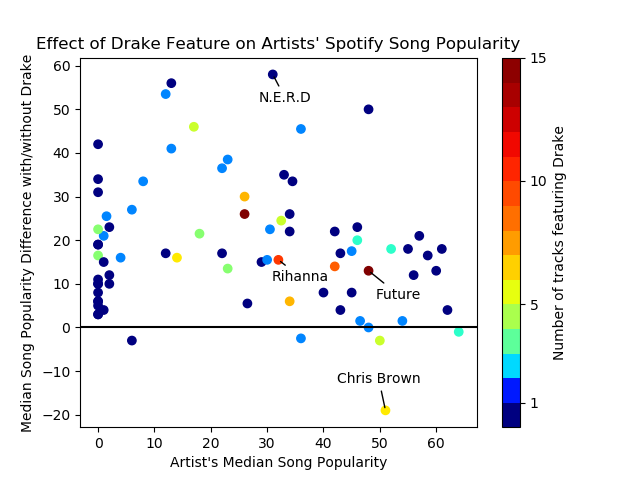

Here is the Python script that generated this plot:
import sql_server as ss
import numpy as np
import matplotlib.pyplot as plt
import matplotlib.cm as cm
import warnings
from config import *

warnings.simplefilter('ignore')
artists = ss.query_sql("select a.artist_id,a.name,a.popularity from tracks t inner join track_artists ta on t.track_id=ta.track_id " \
                       "inner join albums al on t.album_id=al.album_id " \
                       "inner join album_artists aa on al.album_id=aa.album_id inner join artists a on aa.artist_id=a.artist_id " \
                       "where ta.artist_id = '3TVXtAsR1Inumwj472S9r4' and " \
                       "aa.artist_id not in ('3TVXtAsR1Inumwj472S9r4','0LyfQWJT6nXafLPZqxe9Of') group by a.name order by a.name")
x = []
y = []
c = []
label = []

for artist in artists:
     artist_songs = ss.query_sql('select d.popularity from tracks t ' \
                                 'inner join drake_songs d on t.track_id=d.track_id ' \
                                 'inner join albums al on t.album_id=al.album_id ' \
                                 'inner join album_artists aa on al.album_id=aa.album_id ' \
                                 'where t.track_id not in (select * from drake_tracks) and aa.artist_id="'+artist[0]+'" ' \
                                 'group by t.track_id')
     artist_songs = [int(row[0]) for row in artist_songs]

     drake_features = ss.query_sql('select d.popularity from tracks t ' \
                                   'inner join drake_songs d on t.track_id=d.track_id ' \
                                   'inner join albums al on t.album_id=al.album_id ' \
                                   'inner join album_artists aa on al.album_id=aa.album_id ' \
                                   'inner join drake_tracks dt on t.track_id=dt.track_id ' \
                                   'where aa.artist_id="'+artist[0]+'" ' \
                                   'group by t.track_id')
     count = ss.query_sql('select count(distinct t.track_id) from tracks t ' \
                          'inner join drake_songs d on t.track_id=d.track_id ' \
                          'inner join albums al on t.album_id=al.album_id ' \
                          'inner join album_artists aa on al.album_id=aa.album_id ' \
                          'inner join drake_tracks dt on t.track_id=dt.track_id ' \
                          'where aa.artist_id="'+artist[0]+'"')[0][0]
     drake_features = [int(row[0]) for row in drake_features]
     non_drake_mean = round(np.mean(artist_songs),1)
     non_drake_median = np.median(artist_songs)
     drake_mean = round(np.mean(drake_features),1)
     drake_median = np.median(drake_features)
     mean_diff = drake_mean - non_drake_mean
     median_diff = drake_median - non_drake_median
     x.append(non_drake_median)
     y.append(median_diff)
     c.append(count)
     label.append(artist[1])
     #print non_drake_median,median_diff,count,artist[1]

fig,ax = plt.subplots()
plot = plt.scatter(x, y, c=c, cmap=cm.jet)
ax.set_xlabel("Artist's Median Song Popularity")
ax.set_ylabel("Median Song Popularity Difference with/without Drake")
ax.set_title("Effect of Drake Feature on Artists' Spotify Song Popularity")
colorbar = fig.colorbar(plot,label='Number of tracks featuring Drake',ticks=[1,5,10,15],boundaries=range(16))
colorbar.ax.set_yticklabels(['1','5','10','15'])
plt.axhline(y=0,c='black')
for i in range(len(label)):
     if label[i] == 'Future':
          ax.annotate(label[i], xy=(x[i],y[i]), xycoords='data', xytext=(5,-20),
                      textcoords='offset points', arrowprops=dict(arrowstyle='-'))
     elif label[i] == 'Rihanna':
          ax.annotate(label[i], xy=(x[i],y[i]), xycoords='data', xytext=(-5,-15),
                      textcoords='offset points', arrowprops=dict(arrowstyle='-'))
     elif label[i] == 'Chris Brown':
          ax.annotate(label[i], xy=(x[i],y[i]), xycoords='data', xytext=(-35,20),
                      textcoords='offset points', arrowprops=dict(arrowstyle='-'))
     elif label[i] == 'N.E.R.D':
          ax.annotate(label[i], xy=(x[i],y[i]), xycoords='data', xytext=(-10,-20),
                      textcoords='offset points', arrowprops=dict(arrowstyle='-'))

plt.show()
